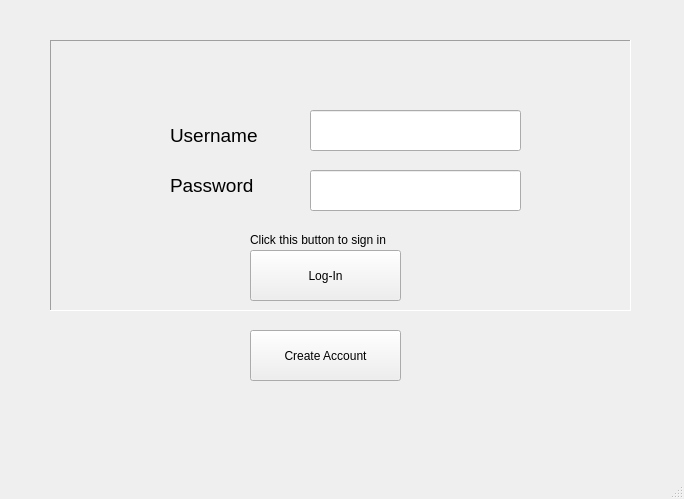
<?xml version="1.0" encoding="UTF-8"?>
<ui version="4.0">
 <class>Login</class>
 <widget class="QMainWindow" name="Login">
  <property name="geometry">
   <rect>
    <x>0</x>
    <y>0</y>
    <width>684</width>
    <height>499</height>
   </rect>
  </property>
  <property name="windowTitle">
   <string>Login</string>
  </property>
  <widget class="QWidget" name="centralwidget">
   <widget class="QFrame" name="frame">
    <property name="geometry">
     <rect>
      <x>50</x>
      <y>40</y>
      <width>581</width>
      <height>271</height>
     </rect>
    </property>
    <property name="frameShape">
     <enum>QFrame::Panel</enum>
    </property>
    <property name="frameShadow">
     <enum>QFrame::Sunken</enum>
    </property>
    <property name="lineWidth">
     <number>1</number>
    </property>
    <widget class="QLabel" name="lbl_username">
     <property name="geometry">
      <rect>
       <x>120</x>
       <y>80</y>
       <width>111</width>
       <height>31</height>
      </rect>
     </property>
     <property name="font">
      <font>
       <pointsize>14</pointsize>
      </font>
     </property>
     <property name="text">
      <string>Username</string>
     </property>
    </widget>
    <widget class="QLineEdit" name="txt_uname">
     <property name="geometry">
      <rect>
       <x>260</x>
       <y>70</y>
       <width>211</width>
       <height>41</height>
      </rect>
     </property>
    </widget>
    <widget class="QLineEdit" name="txt_pass">
     <property name="geometry">
      <rect>
       <x>260</x>
       <y>130</y>
       <width>211</width>
       <height>41</height>
      </rect>
     </property>
     <property name="echoMode">
      <enum>QLineEdit::Password</enum>
     </property>
    </widget>
    <widget class="QLabel" name="lbl_password">
     <property name="geometry">
      <rect>
       <x>120</x>
       <y>130</y>
       <width>111</width>
       <height>31</height>
      </rect>
     </property>
     <property name="font">
      <font>
       <pointsize>14</pointsize>
      </font>
     </property>
     <property name="text">
      <string>Password</string>
     </property>
    </widget>
    <widget class="QPushButton" name="btn_login">
     <property name="geometry">
      <rect>
       <x>200</x>
       <y>210</y>
       <width>151</width>
       <height>51</height>
      </rect>
     </property>
     <property name="text">
      <string>Log-In</string>
     </property>
    </widget>
    <widget class="QLabel" name="lbl_info">
     <property name="geometry">
      <rect>
       <x>200</x>
       <y>190</y>
       <width>161</width>
       <height>20</height>
      </rect>
     </property>
     <property name="text">
      <string>Click this button to sign in</string>
     </property>
    </widget>
   </widget>
   <widget class="QPushButton" name="btn_crtacc">
    <property name="geometry">
     <rect>
      <x>250</x>
      <y>330</y>
      <width>151</width>
      <height>51</height>
     </rect>
    </property>
    <property name="text">
     <string>Create Account</string>
    </property>
   </widget>
   <widget class="QLabel" name="label">
    <property name="geometry">
     <rect>
      <x>200</x>
      <y>380</y>
      <width>251</width>
      <height>281</height>
     </rect>
    </property>
    <property name="text">
     <string/>
    </property>
    <property name="pixmap">
     <pixmap>../../OneDrive/Pictures/img/paomedia_small_n_flat_disc_vinyl__1_-0.png</pixmap>
    </property>
   </widget>
  </widget>
  <widget class="QMenuBar" name="menubar">
   <property name="geometry">
    <rect>
     <x>0</x>
     <y>0</y>
     <width>684</width>
     <height>26</height>
    </rect>
   </property>
  </widget>
  <widget class="QStatusBar" name="statusbar"/>
 </widget>
 <resources/>
 <connections/>
</ui>
